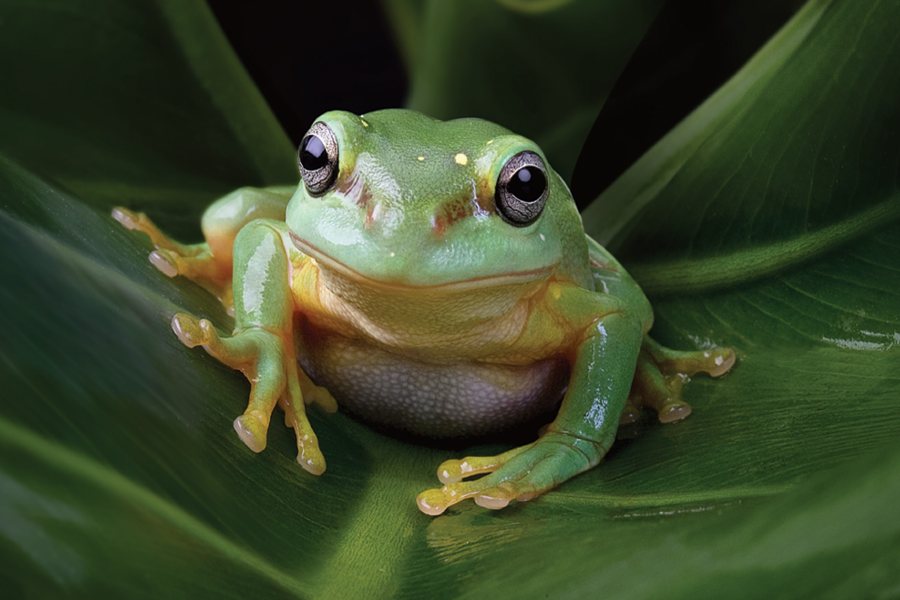
#> input picture Tarea 2/frog.jpg, 900 x 600 px
$ python 'Ejercicio 2.py'
#> lines starting #> are read from the running program, lines starting #| are printed output that depends on the picture
# Kevin David Ruiz Gonzalez


# Ejercicio 2
# Hacer una función en Python para enfocar (sharpen) una imagen en tonos de
# grises de 8 bits utilizando el siguiente kernel:
# 0     |c/4    | 0
# c/4   |1 − c  | c/4
# 0     |c/4    | 0
# Los argumentos de la función son una imagen y c, un número real positivo o
# negativo. La función debe devolver la imagen enfocada.
# Contestar las siguientes preguntas:
# 1. ¿Qué valor o valores de c dan los mejores resultados?
# 2. ¿Qué le pasa a la imagen cuando el parámetro c es muy grande o muy pequeño
# positivo o negativo?

import numpy as np
import cv2

def sharpen(image, c):
    """
    Sharpens a grayscale 8-bit image.

    Args:
        image (numpy.ndarray): Grayscale 8-bit image.
        c (float): Sharpening parameter.

    Returns:
        numpy.ndarray: Sharpened image.
    """
    kernel = np.array([[0, c / 4, 0], [c / 4, 1 - c, c / 4], [0, c / 4, 0]])
    sharpened_img = cv2.filter2D(image, -1, kernel)

    # Be sure that the resulting image is in the range [0, 255]
    sharpened_img = np.clip(sharpened_img, 0, 255).astype(np.uint8)
    return sharpened_img

def main():
    """
    Main function.
    """
    # Load image
    image = cv2.imread("frog.jpg", cv2.IMREAD_GRAYSCALE)
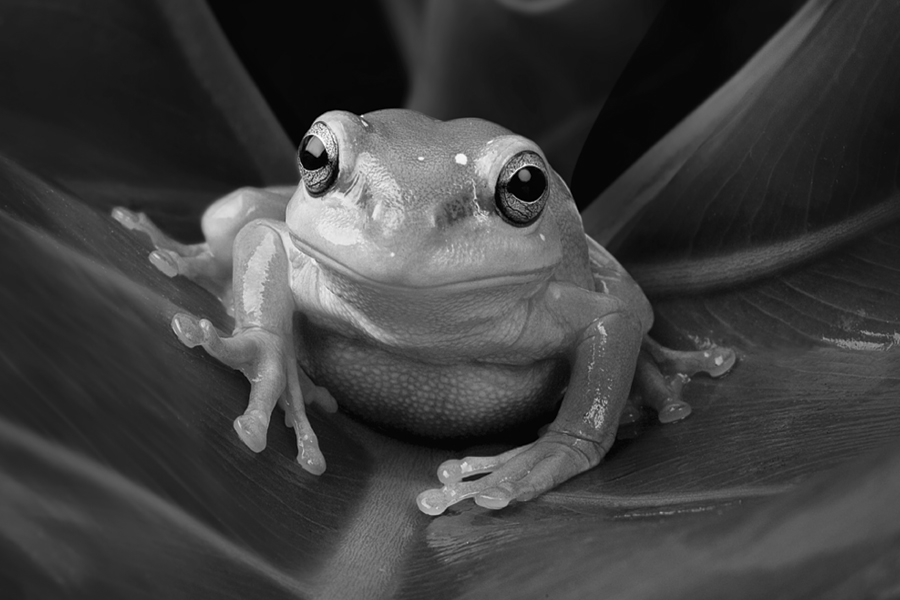
#> image: shape (600, 900); min 0, max 255, mean 62.2

    # Apply sharpening
    c = -3
    sharpened_image = sharpen(image, c)

    # Show images
    cv2.imshow("Original", image)
    cv2.imshow("Sharpened", sharpened_image)
    cv2.imwrite("imgs Ej2/Sharpened.jpg", sharpened_image)
    cv2.waitKey(0)
    cv2.destroyAllWindows()

if __name__ == "__main__":
    main()

# 1. ¿Qué valor o valores de c dan los mejores resultados?
# R: Los valores de c que dan los mejores resultados son los valores cercanos a -1.

# 2. ¿Qué le pasa a la imagen cuando el parámetro c es muy grande o muy pequeño, positivo o negativo?
#    - Cuando c es muy grande (>1), se invierte el efecto de enfoque, dando lugar a una imagen suavizada.
#    - Cuando c es muy pequeño (cercano a 0), el efecto de enfoque es mínimo o nulo.
#    - Cuando c es negativo el efecto de enfoque es muy fuerte, con bordes exagerados.

$ run again, with Tarea 2/red_panda.jpg copied over Tarea 2/frog.jpg
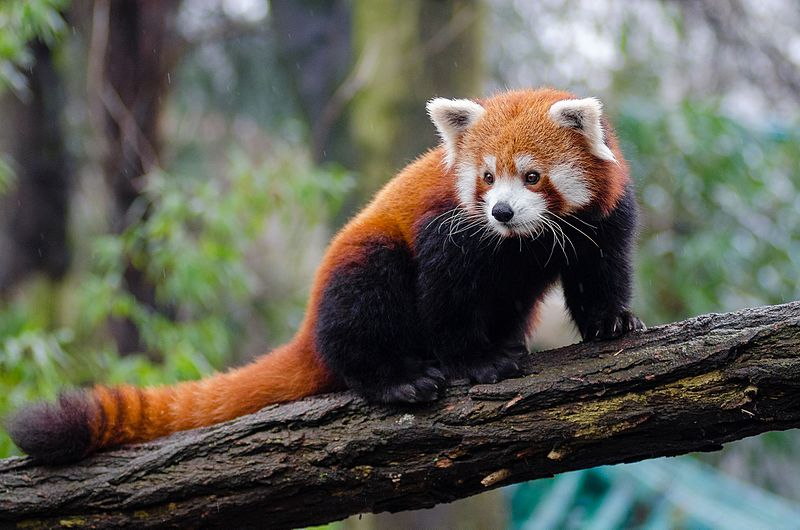
#> input picture Tarea 2/red_panda.jpg, 800 x 530 px
#> in main, `image = cv2.imread("frog.jpg", cv2.IMREAD_GRAYSCALE)`:
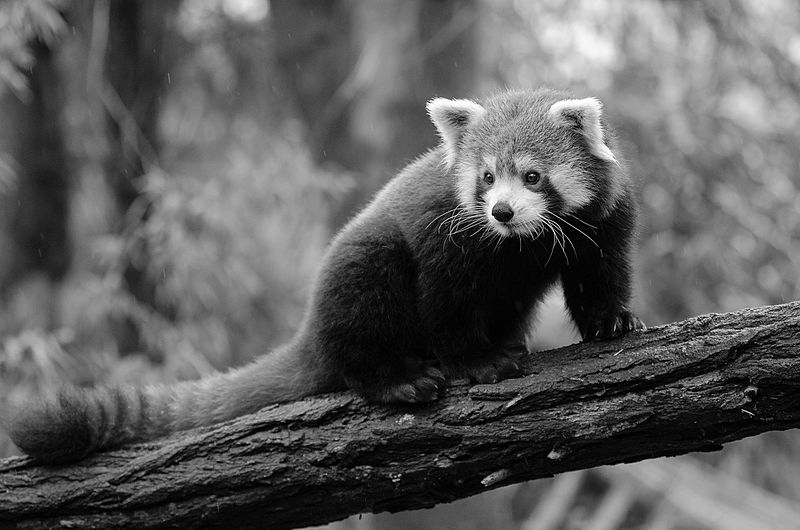
#> image: shape (530, 800); min 0, max 255, mean 93.3
#> in sharpen, `sharpened_img = cv2.filter2D(image, -1, kernel)`:
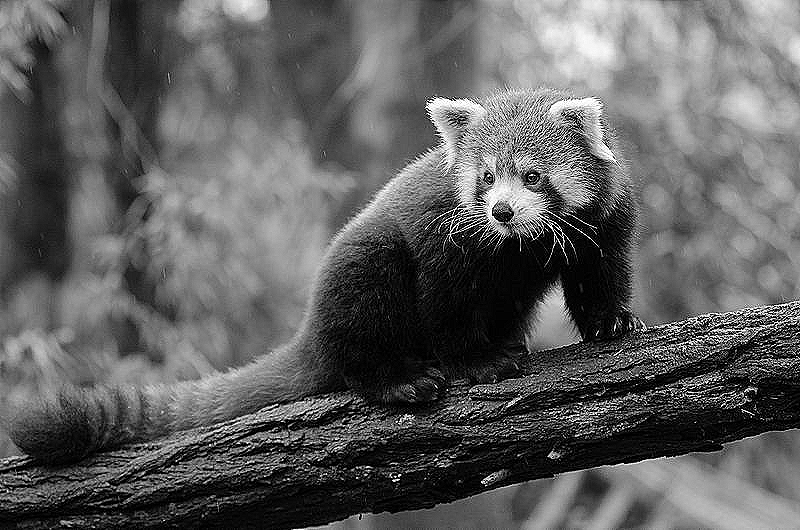
#> sharpened_img: shape (530, 800); min 0, max 255, mean 94.9
